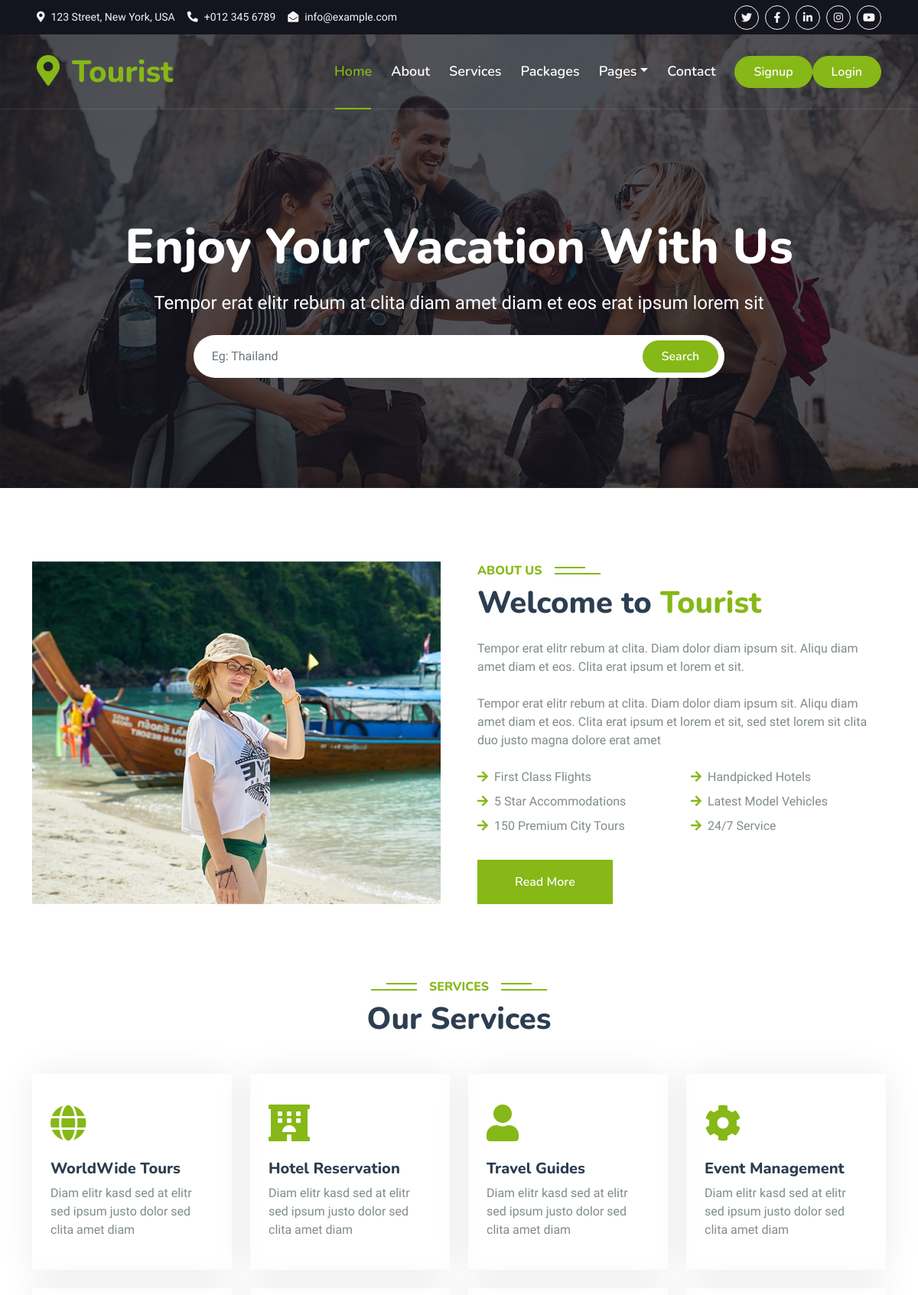
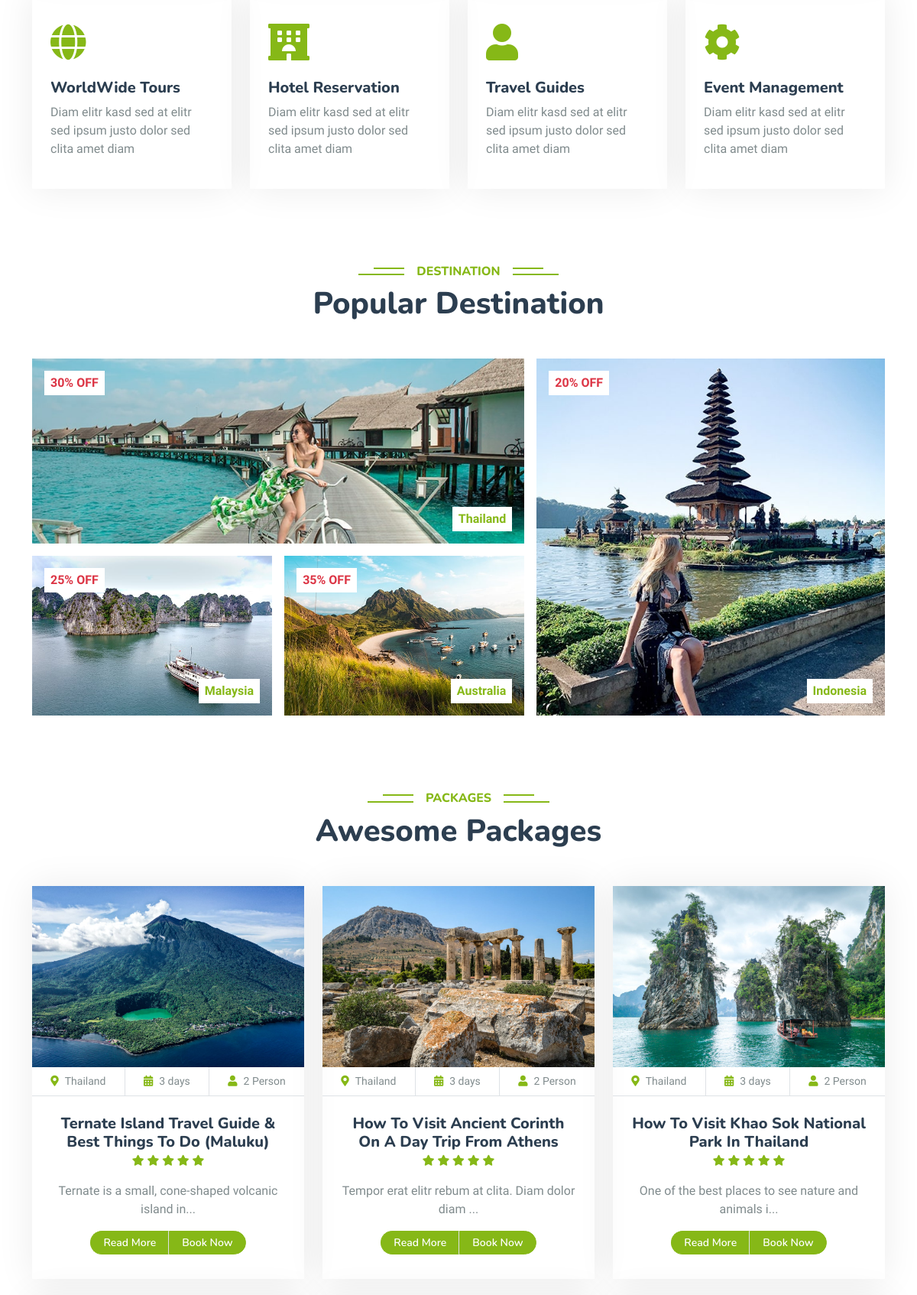
The page / (upper part) on the database its author committed (2 pictures, top to bottom).
### tables this page shows
CREATE TABLE `posts` (
  `id` int(11) NOT NULL,
  `slug` text NOT NULL,
  `post_type` int(11) NOT NULL,
  `banner_img` varchar(100) NOT NULL,
  `title` varchar(200) NOT NULL,
  `sub_title` text NOT NULL,
  `description` text NOT NULL,
  `posted_date` timestamp NOT NULL DEFAULT current_timestamp(),
  `publish_date` date DEFAULT NULL,
  `event_date` date DEFAULT NULL,
  `attachment` text DEFAULT NULL,
  `is_new` tinyint(4) DEFAULT NULL,
  `tags` text DEFAULT NULL,
  `is_active` tinyint(4) NOT NULL
);

### application/controllers/FrontendController.php (called while the page is built, shortened)
<?php
class FrontendController extends CI_Controller {
	public function __construct() {
		$this->load->model('FrontendModel', 'front');
	 }
	public function index()
	{
		$data['posts'] = $this->front->get_all_post();
		$data['title'] = ucfirst('Home');
		$data['content'] = $this->load->view('welcome_message', $data, true);
        $this->load->view('layout', $data);
	}
}

### index.php (called while the page is built, shortened)
<?php
require_once BASEPATH.'core/CodeIgniter.php';

### application/models/FrontendModel.php (called while the page is built, shortened)
<?php
class FrontendModel extends CI_Model
{
	public function get_all_post()
	{
        $this->db->select("posts.*,post_type.post_type_name");
        $this->db->from("posts");
        $this->db->join("post_type", "posts.post_type=post_type.id");
        $qry = $this->db->get();
        $res= $qry->result();
        return $res;
	}
}

### application/views/welcome_message.php (the view, shortened to what this page needs)
<div class="container-xxl py-5">
        <div class="container">
            <div class="row g-5">
                <div class="col-lg-6 wow fadeInUp" data-wow-delay="0.1s" style="min-height: 400px;">
                    <div class="position-relative h-100">
                        <img class="img-fluid position-absolute w-100 h-100" src="<?php echo base_url('assets_front/img/about.jpg') ?>" alt="" style="object-fit: cover;">
                    </div>
                </div>
                <div class="col-lg-6 wow fadeInUp" data-wow-delay="0.3s">
                    <h6 class="section-title bg-white text-start text-primary pe-3">About Us</h6>
                    <h1 class="mb-4">Welcome to <span class="text-primary">Tourist</span></h1>
                    <p class="mb-4">Tempor erat elitr rebum at clita. Diam dolor diam ipsum sit. Aliqu diam amet diam et eos. Clita erat ipsum et lorem et sit.</p>
                    <p class="mb-4">Tempor erat elitr rebum at clita. Diam dolor diam ipsum sit. Aliqu diam amet diam et eos. Clita erat ipsum et lorem et sit, sed stet lorem sit clita duo justo magna dolore erat amet</p>
                    <div class="row gy-2 gx-4 mb-4">
                        <div class="col-sm-6">
                            <p class="mb-0"><i class="fa fa-arrow-right text-primary me-2"></i>First Class Flights</p>
                        </div>
                        <div class="col-sm-6">
                            <p class="mb-0"><i class="fa fa-arrow-right text-primary me-2"></i>Handpicked Hotels</p>
                        </div>
                        <div class="col-sm-6">
                            <p class="mb-0"><i class="fa fa-arrow-right text-primary me-2"></i>5 Star Accommodations</p>
                        </div>
                        <div class="col-sm-6">
                            <p class="mb-0"><i class="fa fa-arrow-right text-primary me-2"></i>Latest Model Vehicles</p>
                        </div>
                        <div class="col-sm-6">
                            <p class="mb-0"><i class="fa fa-arrow-right text-primary me-2"></i>150 Premium City Tours</p>
                        </div>
                        <div class="col-sm-6">
                            <p class="mb-0"><i class="fa fa-arrow-right text-primary me-2"></i>24/7 Service</p>
                        </div>
                    </div>
                    <a class="btn btn-primary py-3 px-5 mt-2" href="">Read More</a>
                </div>
            </div>
        </div>
    </div>
    <div class="container-xxl py-5">
        <div class="container">
            <div class="text-center wow fadeInUp" data-wow-delay="0.1s">
                <h6 class="section-title bg-white text-center text-primary px-3">Services</h6>
                <h1 class="mb-5">Our Services</h1>
            </div>
            <div class="row g-4">
                <div class="col-lg-3 col-sm-6 wow fadeInUp" data-wow-delay="0.1s">
                    <div class="service-item rounded pt-3">
                        <div class="p-4">
                            <i class="fa fa-3x fa-globe text-primary mb-4"></i>
                            <h5>WorldWide Tours</h5>
                            <p>Diam elitr kasd sed at elitr sed ipsum justo dolor sed clita amet diam</p>
                        </div>
                    </div>
                </div>
                <div class="col-lg-3 col-sm-6 wow fadeInUp" data-wow-delay="0.3s">
                    <div class="service-item rounded pt-3">
                        <div class="p-4">
                            <i class="fa fa-3x fa-hotel text-primary mb-4"></i>
                            <h5>Hotel Reservation</h5>
                            <p>Diam elitr kasd sed at elitr sed ipsum justo dolor sed clita amet diam</p>
                        </div>
                    </div>
                </div>
                <div class="col-lg-3 col-sm-6 wow fadeInUp" data-wow-delay="0.5s">
                    <div class="service-item rounded pt-3">
                        <div class="p-4">
                            <i class="fa fa-3x fa-user text-primary mb-4"></i>
                            <h5>Travel Guides</h5>
                            <p>Diam elitr kasd sed at elitr sed ipsum justo dolor sed clita amet diam</p>
                        </div>
                    </div>
                </div>
                <div class="col-lg-3 col-sm-6 wow fadeInUp" data-wow-delay="0.7s">
                    <div class="service-item rounded pt-3">
                        <div class="p-4">
                            <i class="fa fa-3x fa-cog text-primary mb-4"></i>
                            <h5>Event Management</h5>
                            <p>Diam elitr kasd sed at elitr sed ipsum justo dolor sed clita amet diam</p>
                        </div>
                    </div>
                </div>
                <div class="col-lg-3 col-sm-6 wow fadeInUp" data-wow-delay="0.1s">
                    <div class="service-item rounded pt-3">
                        <div class="p-4">
                            <i class="fa fa-3x fa-globe text-primary mb-4"></i>
                            <h5>WorldWide Tours</h5>
                            <p>Diam elitr kasd sed at elitr sed ipsum justo dolor sed clita amet diam</p>
                        </div>
                    </div>
                </div>
                <div class="col-lg-3 col-sm-6 wow fadeInUp" data-wow-delay="0.3s">
                    <div class="service-item rounded pt-3">
                        <div class="p-4">
                            <i class="fa fa-3x fa-hotel text-primary mb-4"></i>
                            <h5>Hotel Reservation</h5>
                            <p>Diam elitr kasd sed at elitr sed ipsum justo dolor sed clita amet diam</p>
                        </div>
                    </div>
                </div>
                <div class="col-lg-3 col-sm-6 wow fadeInUp" data-wow-delay="0.5s">
                    <div class="service-item rounded pt-3">
                        <div class="p-4">
                            <i class="fa fa-3x fa-user text-primary mb-4"></i>
                            <h5>Travel Guides</h5>
                            <p>Diam elitr kasd sed at elitr sed ipsum justo dolor sed clita amet diam</p>
                        </div>
                    </div>
                </div>
                <div class="col-lg-3 col-sm-6 wow fadeInUp" data-wow-delay="0.7s">
                    <div class="service-item rounded pt-3">
                        <div class="p-4">
                            <i class="fa fa-3x fa-cog text-primary mb-4"></i>
                            <h5>Event Management</h5>
                            <p>Diam elitr kasd sed at elitr sed ipsum justo dolor sed clita amet diam</p>
                        </div>
                    </div>
                </div>
            </div>
        </div>
    </div>
    <div class="container-xxl py-5 destination">
        <div class="container">
            <div class="text-center wow fadeInUp" data-wow-delay="0.1s">
                <h6 class="section-title bg-white text-center text-primary px-3">Destination</h6>
                <h1 class="mb-5">Popular Destination</h1>
            </div>
            <div class="row g-3">
                <div class="col-lg-7 col-md-6">
                    <div class="row g-3">
                        <div class="col-lg-12 col-md-12 wow zoomIn" data-wow-delay="0.1s">
                            <a class="position-relative d-block overflow-hidden" href="">
                                <img class="img-fluid" src="<?php echo base_url('assets_front/img/destination-1.jpg') ?>" alt="">
                                <div class="bg-white text-danger fw-bold position-absolute top-0 start-0 m-3 py-1 px-2">30% OFF</div>
                                <div class="bg-white text-primary fw-bold position-absolute bottom-0 end-0 m-3 py-1 px-2">Thailand</div>
                            </a>
                        </div>
                        <div class="col-lg-6 col-md-12 wow zoomIn" data-wow-delay="0.3s">
                            <a class="position-relative d-block overflow-hidden" href="">
                                <img class="img-fluid" src="<?php echo base_url('assets_front/img/destination-2.jpg') ?>" alt="">
                                <div class="bg-white text-danger fw-bold position-absolute top-0 start-0 m-3 py-1 px-2">25% OFF</div>
                                <div class="bg-white text-primary fw-bold position-absolute bottom-0 end-0 m-3 py-1 px-2">Malaysia</div>
                            </a>
                        </div>
                        <div class="col-lg-6 col-md-12 wow zoomIn" data-wow-delay="0.5s">
                            <a class="position-relative d-block overflow-hidden" href="">
                                <img class="img-fluid" src="<?php echo base_url('assets_front/img/destination-3.jpg') ?>" alt="">
                                <div class="bg-white text-danger fw-bold position-absolute top-0 start-0 m-3 py-1 px-2">35% OFF</div>
                                <div class="bg-white text-primary fw-bold position-absolute bottom-0 end-0 m-3 py-1 px-2">Australia</div>
                            </a>
                        </div>
                    </div>
                </div>
                <div class="col-lg-5 col-md-6 wow zoomIn" data-wow-delay="0.7s" style="min-height: 350px;">
                    <a class="position-relative d-block h-100 overflow-hidden" href="">
                        <img class="img-fluid position-absolute w-100 h-100" src="<?php echo base_url('assets_front/img/destination-4.jpg') ?>" alt="" style="object-fit: cover;">
                        <div class="bg-white text-danger fw-bold position-absolute top-0 start-0 m-3 py-1 px-2">20% OFF</div>
                        <div class="bg-white text-primary fw-bold position-absolute bottom-0 end-0 m-3 py-1 px-2">Indonesia</div>
                    </a>
                </div>
            </div>
        </div>
    </div>
    <div class="container-xxl py-5">
        <div class="container">
            <div class="text-center wow fadeInUp" data-wow-delay="0.1s">
                <h6 class="section-title bg-white text-center text-primary px-3">Packages</h6>
                <h1 class="mb-5">Awesome Packages</h1>
            </div>
            <div class="row g-4 justify-content-center">
            <?php if(isset($posts) && count($posts)>0){
                 foreach ($posts as $post) {?>
                <div class="col-lg-4 col-md-6 wow fadeInUp" data-wow-delay="0.1s">
                    <div class="package-item">
                        <div class="overflow-hidden">
                            <img class="img-fluid" src="<?php echo base_url().$post->banner_img; ?>" alt="">
                        </div>
                        <div class="d-flex border-bottom">
                            <small class="flex-fill text-center border-end py-2"><i class="fa fa-map-marker-alt text-primary me-2"></i>Thailand</small>
                            <small class="flex-fill text-center border-end py-2"><i class="fa fa-calendar-alt text-primary me-2"></i>3 days</small>
                            <small class="flex-fill text-center py-2"><i class="fa fa-user text-primary me-2"></i>2 Person</small>
                        </div>
                        <div class="text-center p-4">
                            <h5 class="mb-0"><?php
                            $string = $post->title;
                            echo $string;
                            ?></h5>
                            <div class="mb-3">
                                <small class="fa fa-star text-primary"></small>
                                <small class="fa fa-star text-primary"></small>
                                <small class="fa fa-star text-primary"></small>
                                <small class="fa fa-star text-primary"></small>
                                <small class="fa fa-star text-primary"></small>
                            </div>
                            <p>
                                <?php
                                $string = strip_tags($post->description);
                                if(strlen($string) > 50) $string = substr($string, 0, 50).'...';
                                echo $string;
                                ?>
                        </p>
                            <div class="d-flex justify-content-center mb-2">
                                <a href="<?php echo base_url('blog/'.$post->slug); ?>" class="btn btn-sm btn-primary px-3 border-end" style="border-radius: 30px 0 0 30px;">Read More</a>
                                <a href="#" class="btn btn-sm btn-primary px-3" style="border-radius: 0 30px 30px 0;">Book Now</a>
                            </div>
                        </div>
                    </div>
                </div>
            <?php } } ?>
            </div>
        </div>
    </div>

### assets_front/css/style.css (style rules this page uses)
:root { --primary: #86B817; --secondary: #FE8800; --light: #F5F5F5; --dark: #14141F; }
.btn { font-family: 'Nunito', sans-serif; font-weight: 600; transition: .5s; }
.btn.btn-primary, .btn.btn-secondary { color: #FFFFFF; }
.section-title { position: relative; display: inline-block; text-transform: uppercase; }
.section-title::before { position: absolute; content: ""; width: calc(100% + 80px); height: 2px; top: 4px; left: -40px; background: var(--primary); z-index: -1; }
.section-title::after { position: absolute; content: ""; width: calc(100% + 120px); height: 2px; bottom: 5px; left: -60px; background: var(--primary); z-index: -1; }
.section-title.text-start::before { width: calc(100% + 40px); left: 0; }
.section-title.text-start::after { width: calc(100% + 60px); left: 0; }
.service-item { box-shadow: 0 0 45px rgba(0, 0, 0, .08); transition: .5s; }
.service-item * { transition: .5s; }
.destination img { transition: .5s; }
.package-item { box-shadow: 0 0 45px rgba(0, 0, 0, .08); }
.package-item img { transition: .5s; }

### rows shown on the page
posts: banner_img (picture), title "Ternate Island Travel Guide & Best Things To Do (Maluku)", description "Ternate is a small, cone-shaped volcanic island in..."
posts: banner_img (picture), title "How To Visit Ancient Corinth On A Day Trip From Athens", description "Tempor erat elitr rebum at clita. Diam dolor diam ..."
posts: banner_img (picture), title "How To Visit Khao Sok National Park In Thailand", description "One of the best places to see nature and animals i..."
